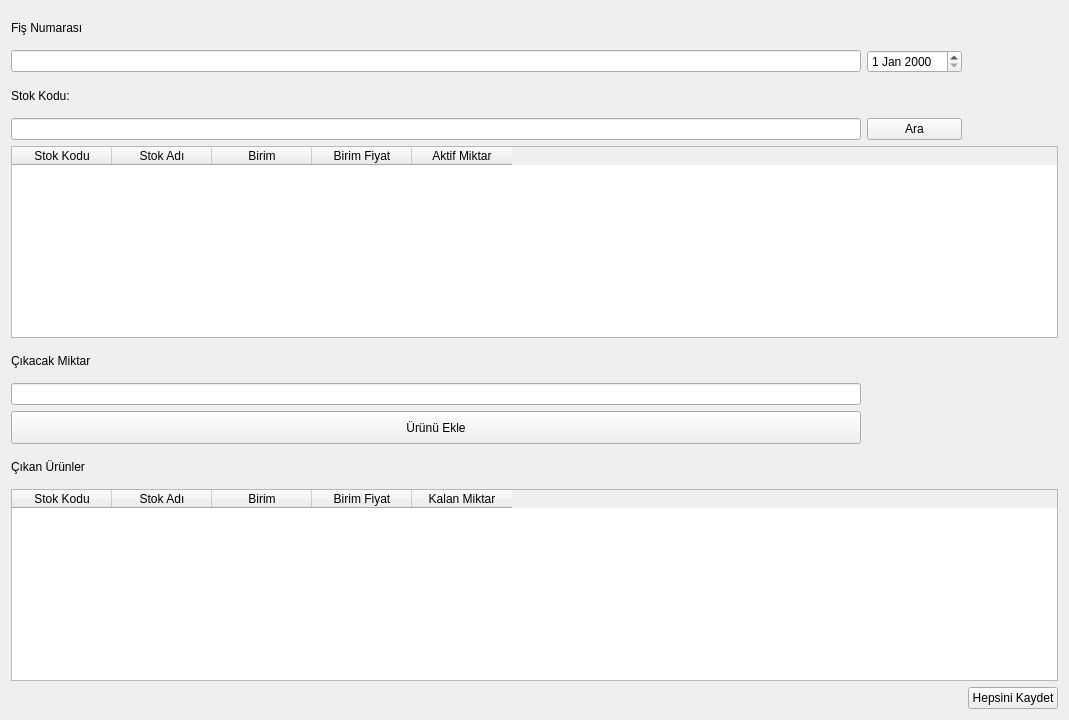
<?xml version="1.0" encoding="UTF-8"?>
<ui version="4.0">
 <class>Form</class>
 <widget class="QWidget" name="Form">
  <property name="geometry">
   <rect>
    <x>0</x>
    <y>0</y>
    <width>1069</width>
    <height>720</height>
   </rect>
  </property>
  <property name="windowTitle">
   <string>Form</string>
  </property>
  <layout class="QGridLayout" name="gridLayout">
   <item row="5" column="0" colspan="3">
    <layout class="QVBoxLayout" name="verticalLayout_3">
     <item>
      <widget class="QTableWidget" name="tableWidget_2">
       <property name="sizePolicy">
        <sizepolicy hsizetype="Minimum" vsizetype="Minimum">
         <horstretch>0</horstretch>
         <verstretch>0</verstretch>
        </sizepolicy>
       </property>
       <column>
        <property name="text">
         <string>Stok Kodu</string>
        </property>
       </column>
       <column>
        <property name="text">
         <string>Stok Adı</string>
        </property>
       </column>
       <column>
        <property name="text">
         <string>Birim</string>
        </property>
       </column>
       <column>
        <property name="text">
         <string>Birim Fiyat</string>
        </property>
       </column>
       <column>
        <property name="text">
         <string>Aktif Miktar</string>
        </property>
       </column>
      </widget>
     </item>
    </layout>
   </item>
   <item row="4" column="0">
    <widget class="QLineEdit" name="lineEdit_stokkodu"/>
   </item>
   <item row="1" column="1">
    <layout class="QVBoxLayout" name="verticalLayout_4">
     <item>
      <widget class="QDateEdit" name="dateEdit">
       <property name="sizePolicy">
        <sizepolicy hsizetype="Minimum" vsizetype="Minimum">
         <horstretch>0</horstretch>
         <verstretch>0</verstretch>
        </sizepolicy>
       </property>
      </widget>
     </item>
    </layout>
   </item>
   <item row="4" column="1">
    <widget class="QPushButton" name="pushButton_Ara">
     <property name="text">
      <string>Ara</string>
     </property>
    </widget>
   </item>
   <item row="14" column="2">
    <widget class="QPushButton" name="pushButton_hepsinikaydet">
     <property name="text">
      <string>Hepsini Kaydet</string>
     </property>
    </widget>
   </item>
   <item row="13" column="0" colspan="3">
    <layout class="QVBoxLayout" name="verticalLayout">
     <item>
      <widget class="QTableWidget" name="tableWidget">
       <property name="enabled">
        <bool>true</bool>
       </property>
       <property name="sizePolicy">
        <sizepolicy hsizetype="Minimum" vsizetype="Minimum">
         <horstretch>0</horstretch>
         <verstretch>0</verstretch>
        </sizepolicy>
       </property>
       <column>
        <property name="text">
         <string>Stok Kodu</string>
        </property>
       </column>
       <column>
        <property name="text">
         <string>Stok Adı</string>
        </property>
       </column>
       <column>
        <property name="text">
         <string>Birim</string>
        </property>
       </column>
       <column>
        <property name="text">
         <string>Birim Fiyat</string>
        </property>
       </column>
       <column>
        <property name="text">
         <string>Kalan Miktar</string>
        </property>
       </column>
      </widget>
     </item>
    </layout>
   </item>
   <item row="12" column="0">
    <widget class="QLabel" name="label_9">
     <property name="text">
      <string>Çıkan Ürünler</string>
     </property>
    </widget>
   </item>
   <item row="10" column="0">
    <widget class="QLineEdit" name="lineEdit_miktar"/>
   </item>
   <item row="11" column="0">
    <widget class="QPushButton" name="pushButton_urunekle">
     <property name="sizePolicy">
      <sizepolicy hsizetype="Minimum" vsizetype="Minimum">
       <horstretch>0</horstretch>
       <verstretch>0</verstretch>
      </sizepolicy>
     </property>
     <property name="text">
      <string>Ürünü Ekle</string>
     </property>
    </widget>
   </item>
   <item row="3" column="0">
    <widget class="QLabel" name="label_3">
     <property name="text">
      <string>Stok Kodu:</string>
     </property>
    </widget>
   </item>
   <item row="1" column="0">
    <widget class="QLineEdit" name="lineEdit_fisno"/>
   </item>
   <item row="0" column="0">
    <widget class="QLabel" name="label">
     <property name="text">
      <string>Fiş Numarası</string>
     </property>
    </widget>
   </item>
   <item row="9" column="0">
    <widget class="QLabel" name="label_7">
     <property name="text">
      <string>Çıkacak Miktar</string>
     </property>
    </widget>
   </item>
  </layout>
 </widget>
 <resources/>
 <connections/>
</ui>
